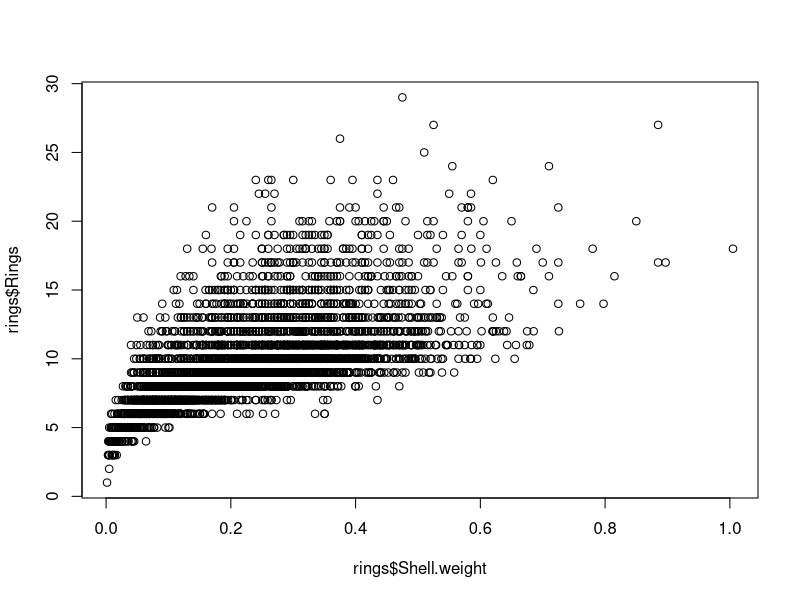
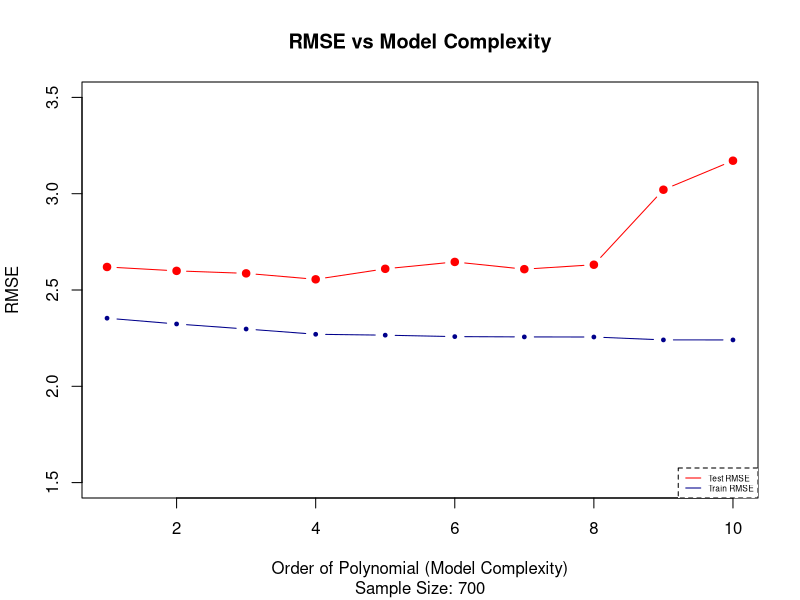

Write R code to recreate these figures, in order.
#clear environment, if required
rm(list = ls()) 

# Read Dataset 
rings <- read.csv("a.csv")
head(rings)
nrow(rings)
cor(rings$Rings, rings$Shell.weight)
plot(rings$Shell.weight, rings$Rings)

#RMSE Function
rmse <- function(error){
    return(sqrt(mean((error)^2)))
}


# error dataframe - data for test and train rmse segmented by order of polynomial 
rmse_df = data.frame(matrix(ncol = 3, nrow = 0))

#rings <- rings[1:1000,]

# Divide dataset:
set.seed(1)
rand = sample(1:nrow(rings), 0.875*nrow(rings))
train = rings[rand, ]
test = rings[-rand, ]



set.seed(20)
rand = sample(1:nrow(train), 700)
train_sample = train[rand, ]
#set.seed(10)
#rand = sample(1:nrow(test), 50)
test_sample = test


#=============================================================================================
# FITTING A POLYNOMIAL REGRESSION OF ORDER 1
#=============================================================================================

m1 <- lm(Rings ~ Shell.weight, train_sample)

#TRAIN AND TEST ACCURACY
train_rmse = rmse(m1$residuals)
pred = predict(m1, newdata=test_sample)
test_rmse = rmse(round(pred)-test_sample$Rings)

rmse_df <- rbind(rmse_df, c(1, test_rmse, train_rmse))

#=============================================================================================
# FITTING A POLYNOMIAL REGRESSION OF ORDER 2
#=============================================================================================

m2 <- lm(Rings ~ Shell.weight + I(Shell.weight^2), train_sample)

#TRAIN AND TEST ACCURACY
train_rmse = rmse(m2$residuals)
pred = predict(m2, newdata=test_sample)
test_rmse = rmse(round(pred)-test_sample$Rings)

rmse_df <- rbind(rmse_df, c(2, test_rmse, train_rmse))


#=============================================================================================
# FITTING A POLYNOMIAL REGRESSION OF ORDER 3
#=============================================================================================

m3 <- lm(Rings ~ Shell.weight + I(Shell.weight^2) + I(Shell.weight^3), 
         train_sample)

#TRAIN AND TEST ACCURACY
train_rmse = rmse(m3$residuals)
pred = predict(m3, newdata=test_sample)
test_rmse = rmse(round(pred)-test_sample$Rings)

rmse_df <- rbind(rmse_df, c(3, test_rmse, train_rmse))


#=============================================================================================
# FITTING A POLYNOMIAL REGRESSION OF ORDER 4
#=============================================================================================

m4 <- lm(Rings ~ Shell.weight + I(Shell.weight^2) + I(Shell.weight^3) 
         + I(Shell.weight^4), train_sample)

#TRAIN AND TEST ACCURACY
train_rmse = rmse(m4$residuals)
pred = predict(m4, newdata=test_sample)
test_rmse = rmse(round(pred)-test_sample$Rings)

rmse_df <- rbind(rmse_df, c(4, test_rmse, train_rmse))


#=============================================================================================
# FITTING A POLYNOMIAL REGRESSION OF ORDER 5
#=============================================================================================

m5 <- lm(Rings ~ Shell.weight + I(Shell.weight^2) + I(Shell.weight^3) 
         + I(Shell.weight^4) + I(Shell.weight^5), train_sample)

#TRAIN AND TEST ACCURACY
train_rmse = rmse(m5$residuals)
pred = predict(m5, newdata=test_sample)
test_rmse = rmse(round(pred)-test_sample$Rings)

rmse_df <- rbind(rmse_df, c(5, test_rmse, train_rmse))


#=============================================================================================
# FITTING A POLYNOMIAL REGRESSION OF ORDER 6
#=============================================================================================

m6 <- lm(Rings ~ Shell.weight + I(Shell.weight^2) + I(Shell.weight^3) 
         + I(Shell.weight^4) + I(Shell.weight^5) + I(Shell.weight^6), 
         train_sample)

#TRAIN AND TEST ACCURACY
train_rmse = rmse(m6$residuals)
pred = predict(m6, newdata=test_sample)
test_rmse = rmse(round(pred)-test_sample$Rings)

rmse_df <- rbind(rmse_df, c(6, test_rmse, train_rmse))


#=============================================================================================
# FITTING A POLYNOMIAL REGRESSION OF ORDER 7
#=============================================================================================


m7 <- lm(Rings ~ Shell.weight + I(Shell.weight^2) + I(Shell.weight^3) 
         + I(Shell.weight^4) + I(Shell.weight^5)  + I(Shell.weight^6) 
         + I(Shell.weight^7), train_sample)

#TRAIN AND TEST ACCURACY
train_rmse = rmse(m7$residuals)
pred = predict(m7, newdata=test_sample)
test_rmse = rmse(round(pred)-test_sample$Rings)

rmse_df <- rbind(rmse_df, c(7, test_rmse, train_rmse))

#=============================================================================================
# FITTING A POLYNOMIAL REGRESSION OF ORDER 8
#=============================================================================================

m8 <- lm(Rings ~ Shell.weight + I(Shell.weight^2) + I(Shell.weight^3) + 
             I(Shell.weight^4) + I(Shell.weight^5) + I(Shell.weight^6) + 
             I(Shell.weight^7) + I(Shell.weight^8) , train_sample)

#TRAIN AND TEST ACCURACY
train_rmse = rmse(m8$residuals)
pred = predict(m8, newdata=test_sample)
test_rmse = rmse(round(pred)-test_sample$Rings)

rmse_df <- rbind(rmse_df, c(8, test_rmse, train_rmse))


#=============================================================================================
# FITTING A POLYNOMIAL REGRESSION OF ORDER 9
#=============================================================================================

m9 <- lm(Rings ~ Shell.weight + I(Shell.weight^2) + I(Shell.weight^3) + 
             I(Shell.weight^4) + I(Shell.weight^5) + I(Shell.weight^6) + 
             I(Shell.weight^7) + I(Shell.weight^8) + I(Shell.weight^9), 
         train_sample)

#TRAIN AND TEST ACCURACY
train_rmse = rmse(m9$residuals)
pred = predict(m9, newdata=test_sample)
test_rmse = rmse(round(pred)-test_sample$Rings)

rmse_df <- rbind(rmse_df, c(9, test_rmse, train_rmse))

#=============================================================================================
# FITTING A POLYNOMIAL REGRESSION OF ORDER 10
#=============================================================================================

m10 <- lm(Rings ~ Shell.weight + I(Shell.weight^2) + I(Shell.weight^3) + 
              I(Shell.weight^4) +
              I(Shell.weight^5) + I(Shell.weight^6) + I(Shell.weight^7) +
              I(Shell.weight^8) + I(Shell.weight^9) + I(Shell.weight^10), 
          train_sample)

#TRAIN AND TEST ACCURACY
train_rmse = rmse(m10$residuals)
pred = predict(m10, newdata=test_sample)
test_rmse = rmse(round(pred)-test_sample$Rings)

rmse_df <- rbind(rmse_df, c(10, test_rmse, train_rmse))
colnames(rmse_df) <- c('Order', 'Test_RMSE', 'Train_RMSE')

rmse_df


plot(rmse_df$Order, rmse_df$Train_RMSE, pch=19, cex=0.5, type = 'b', 
     xlab = 'Order of Polynomial (Model Complexity)', 
     ylab = 'RMSE', col = 'darkblue', 
     main = 'RMSE vs Model Complexity',
     sub = "Sample Size: 700", ylim = c(1.5,3.5))


lines(rmse_df$Order, rmse_df$Test_RMSE, col = 'red', 
      type='b',pch = 19)

legend("bottomright", legend = c('Test RMSE', 'Train RMSE'),
       lty = c(1), col = c('red', 'darkblue'), cex = 0.5, box.lty = 2)
